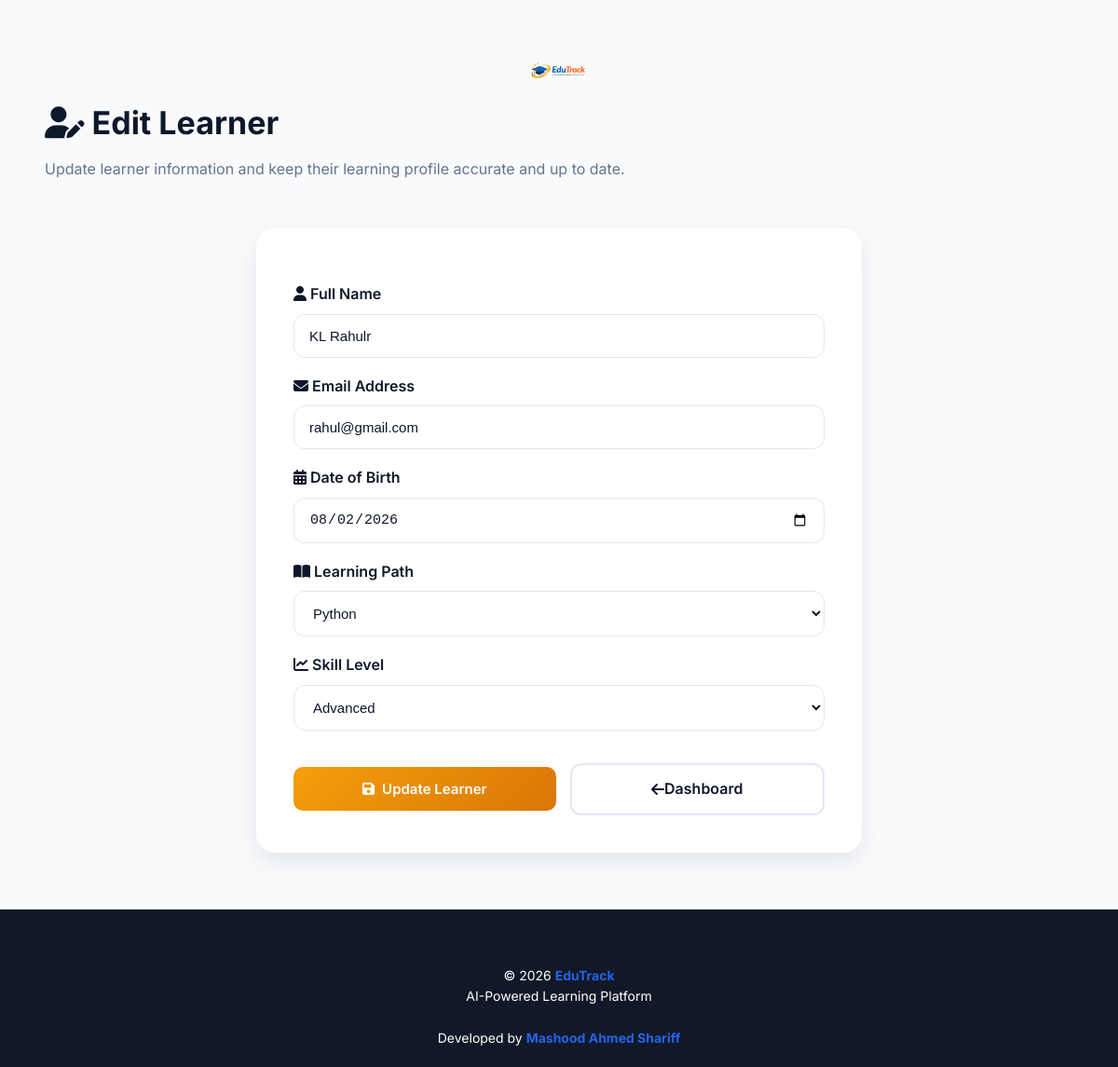
Page /edit/1 on the earlier database version.
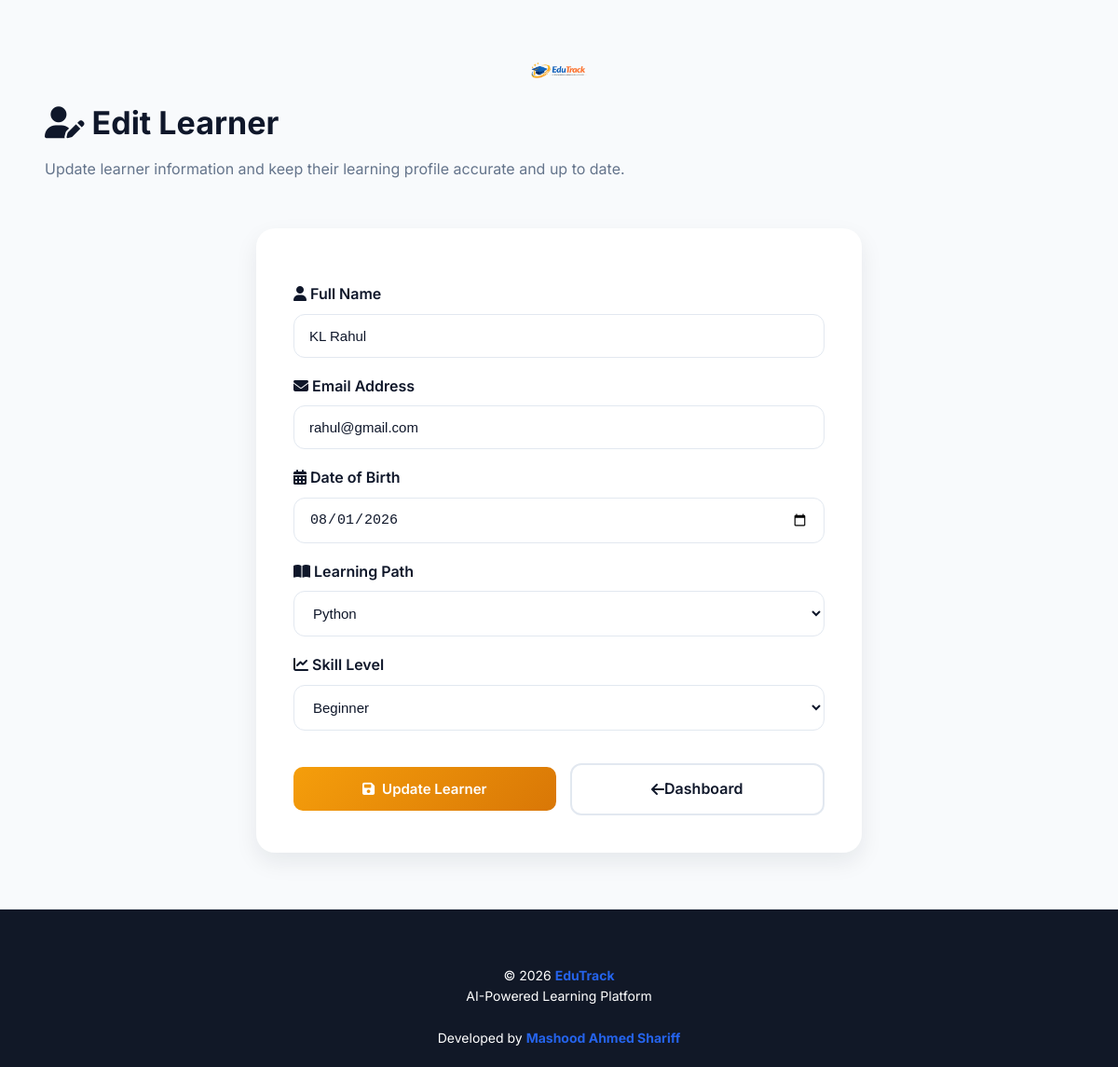
Same page on the later database version.
### tables this page shows
CREATE TABLE learners(

        id INTEGER PRIMARY KEY AUTOINCREMENT,

        name TEXT NOT NULL,

        email TEXT UNIQUE NOT NULL,

        password TEXT NOT NULL,

        date_of_birth TEXT NOT NULL,

        skill TEXT NOT NULL,

        level TEXT NOT NULL,

        points INTEGER DEFAULT 0,

        joined_date TEXT NOT NULL

    );

### app.py (the view, shortened to what this page needs)
@app.route("/edit/<int:id>", methods=["GET", "POST"])
def edit_learner(id):
    connection = sqlite3.connect("database/edutrack.db")
    connection.row_factory = sqlite3.Row
    cursor = connection.cursor()
    cursor.execute("SELECT * FROM learners WHERE id = ?", (id,))
    learner = cursor.fetchone()
    connection.close()
    return render_template("edit.html", learner=learner)

### templates/edit.html (shortened to what this page needs)
<!DOCTYPE html>
<html lang="en">
<head>
    <link rel="stylesheet"
          href="{{ url_for('static', filename='css/style.css') }}">
    <link rel="stylesheet"
          href="https://cdnjs.cloudflare.com/ajax/libs/font-awesome/6.7.2/css/all.min.css">
</head>
<body>
<div class="container">
    <div class="logo-container register-logo">
        <img src="{{ url_for('static', filename='images/edutrack-logo.png') }}"
             class="logo"
             alt="EduTrack Logo">
    </div>
    <section class="page-title">
        <h2>
            <i class="fa-solid fa-user-pen"></i>
            Edit Learner
        </h2>
        <p>
            Update learner information and keep their learning profile
            accurate and up to date.
        </p>
    </section>
    <section class="form-container">
        <form action="{{ url_for('edit_learner', id=learner['id']) }}"
              method="POST">
            <label for="learner_name">
                <i class="fa-solid fa-user"></i>
                Full Name
            </label>
            <input
                type="text"
                id="learner_name"
                name="learner_name"
                value="{{ learner['name'] }}"
                maxlength="100"
                autocomplete="name"
                required>
            <label for="learner_email">
                <i class="fa-solid fa-envelope"></i>
                Email Address
            </label>
            <input
                type="email"
                id="learner_email"
                name="learner_email"
                value="{{ learner['email'] }}"
                autocomplete="email"
                required>
            <label for="learner_dob">
                <i class="fa-solid fa-calendar-days"></i>
                Date of Birth
            </label>
            <input
                type="date"
                id="learner_dob"
                name="learner_dob"
                value="{{ learner['date_of_birth'] }}"
                required>
            <label for="learner_skill">
                <i class="fa-solid fa-book-open"></i>
                Learning Path
            </label>
            <select
                id="learner_skill"
                name="learner_skill"
                required>
                <option value="Python" {% if learner["skill"] == "Python" %}selected{% endif %}>Python</option>
            </select>
            <label for="learner_level">
                <i class="fa-solid fa-chart-line"></i>
                Skill Level
            </label>
            <select
                id="learner_level"
                name="learner_level"
                required>
                <option value="Beginner" {% if learner["level"] == "Beginner" %}selected{% endif %}>Beginner</option>
                <option value="Advanced" {% if learner["level"] == "Advanced" %}selected{% endif %}>Advanced</option>
            </select>
            <div class="button-group">
                <button
                    type="submit"
                    class="update-btn">
                    <i class="fa-solid fa-floppy-disk"></i>
                    Update Learner
                </button>
                <a href="{{ url_for('home') }}"
                   class="outline-btn">
                    <i class="fa-solid fa-arrow-left"></i>
                    Dashboard
                </a>
            </div>
        </form>
    </section>
</div>
<footer class="footer">
    <p>
        © 2026 <strong>EduTrack</strong>
        <br>
        AI-Powered Learning Platform
        <br><br>
        Developed by <strong>Mashood Ahmed Shariff</strong>
    </p>
</footer>
</body>
</html>

Differences in the rows shown:
changed learners "rahul@gmail.com": learner_name "KL Rahulr" → "KL Rahul"; learner_dob "08/02/2026" → "08/01/2026"; learner_level "Advanced" → "Beginner"
